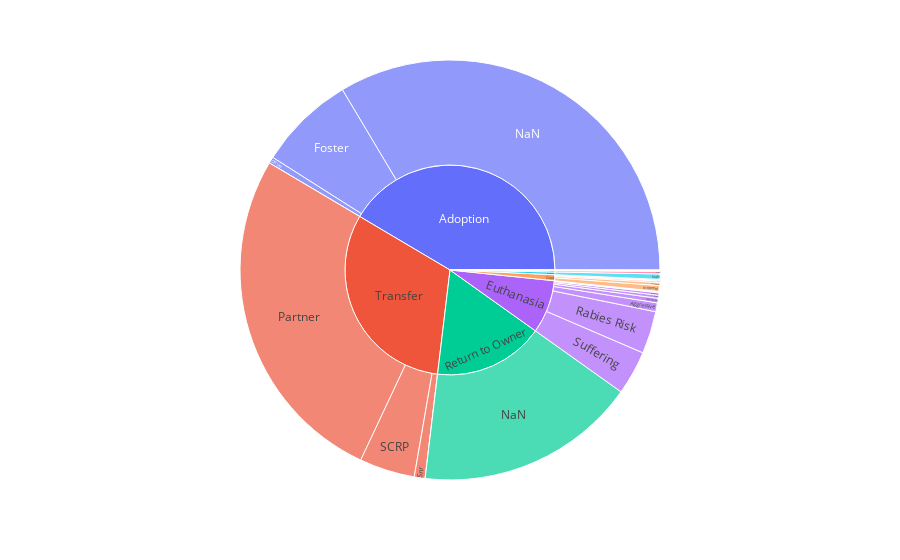

Notebook source saved alongside this figure:
### Code cell
px.sunburst(dfx, path = ['outcome_type', 'outcome_subtype'], values = 'count')

### Figure 1 — Plotly figure (JSON) as saved in the notebook; plotly's stock layout.template omitted (floating-point values rounded to 4 significant figures)
{"data": [{"branchvalues": "total", "domain": {"x": [0, 1], "y": [0, 1]}, "hovertemplate": "labels=%{label}<br>count=%{value}<br>parent=%{parent}<br>id=%{id}<extra></extra>", "ids": ["Euthanasia/Aggressive", "Died/At Vet", "Euthanasia/At Vet", "Adoption/Barn", "Transfer/Barn", "Euthanasia/Behavior", "Euthanasia/Court/Investigation", "Died/Enroute", "Adoption/Foster", "Died/In Foster", "Missing/In Foster", "Died/In Kennel", "Missing/In Kennel", "Died/In Surgery", "Euthanasia/Medical", "Adoption/NaN", "Died/NaN", "Disposal/NaN", "Euthanasia/NaN", "Missing/NaN", "NaN/NaN", "Relocate/NaN", "Return to Owner/NaN", "Rto-Adopt/NaN", "Adoption/Offsite", "Transfer/Partner", "Missing/Possible Theft", "Euthanasia/Rabies Risk", "Transfer/SCRP", "Transfer/Snr", "Euthanasia/Suffering", "Euthanasia/Underage", "Adoption", "Died", "Disposal", "Euthanasia", "Missing", "NaN", "Relocate", "Return to Owner", "Rto-Adopt", "Transfer"], "labels": ["Aggressive", "At Vet", "At Vet", "Barn", "Barn", "Behavior", "Court/Investigation", "Enroute", "Foster", "In Foster", "In Foster", "In Kennel", "In Kennel", "In Surgery", "Medical", "NaN", "NaN", "NaN", "NaN", "NaN", "NaN", "NaN", "NaN", "NaN", "Offsite", "Partner", "Possible Theft", "Rabies Risk", "SCRP", "Snr", "Suffering", "Underage", "Adoption", "Died", "Disposal", "Euthanasia", "Missing", "NaN", "Relocate", "Return to Owner", "Rto-Adopt", "Transfer"], "name": "", "parents": ["Euthanasia", "Died", "Euthanasia", "Adoption", "Transfer", "Euthanasia", "Euthanasia", "Died", "Adoption", "Died", "Missing", "Died", "Missing", "Died", "Euthanasia", "Adoption", "Died", "Disposal", "Euthanasia", "Missing", "NaN", "Relocate", "Return to Owner", "Rto-Adopt", "Adoption", "Transfer", "Missing", "Euthanasia", "Transfer", "Transfer", "Euthanasia", "Euthanasia", "", "", "", "", "", "", "", "", "", ""], "type": "sunburst", "values": [506, 33, 26, 1, 2, 142, 18, 45, 5495, 164, 18, 335, 8, 16, 259, 24825, 87, 306, 170, 11, 12, 16, 12603, 150, 366, 19618, 8, 2415, 3151, 618, 2513, 28, 30687, 680, 306, 6077, 45, 12, 16, 12603, 150, 23389]}], "layout": {"legend": {"tracegroupgap": 0}, "margin": {"t": 60}}}
